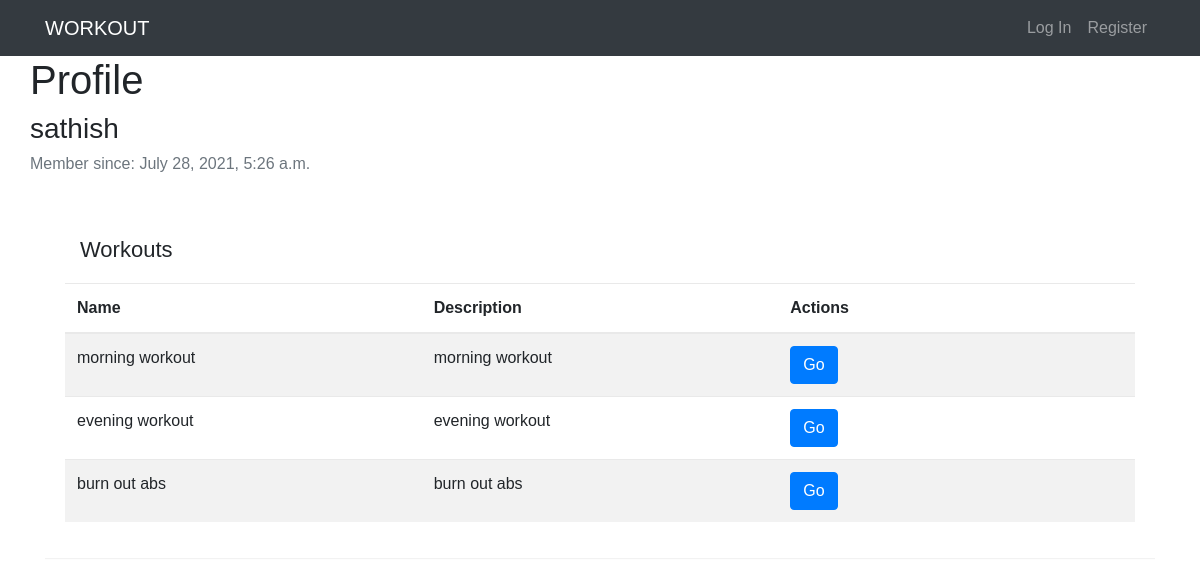
The app's page /profile/sathish with its own data.
### muscle/models.py (models this page shows)
class User(AbstractUser):
    def serialize(self):
        return {
            "id": self.id,
            "username": self.username,
            "email": self.email,
            "date_joined": self.date_joined
        }

class Workout(models.Model):
    code = models.CharField(max_length=5, primary_key=True)
    author = models.ForeignKey("User", on_delete=models.CASCADE, related_name="author")
    name = models.CharField(max_length=255)
    description = models.TextField(blank=True)

### muscle/views.py (the view)
# urls.py: path("profile/<str:username>", views.profile, name="profile"),
def profile(request, username):
    try:
        user = User.objects.get(username=username)
    except User.DoesNotExist:
        return render(request, "muscle/error.html", {
                "message": "User does not exist."
        })
    workouts = Workout.objects.filter(author=user).all()
    user = user.serialize()
    context = {
        'profile_user': user,
        'workouts': workouts
    }
    return render(request, "muscle/profile.html", context)

### muscle/templates/muscle/profile.html (shortened to what this page needs)
{% extends "muscle/layout.html" %}
{% load static %}
{% block body %}
    <div class="row">
        <h1>Profile</h1>
    </div>
    <div class="row">
        <h3>{{ profile_user.username }}</h3>
    </div>
    <div class="row">
        <h6 class="text-muted">Member since: {{ profile_user.date_joined }}</h6>
    </div>
    <div class="row">
        <div class="container-xl">
            <div class="table-responsive">
                <div class="table-wrapper">
                    <div class="table-title">
                        <div class="col-sm-8"><h2>Workouts</h2></div>
                    </div>
                    <table class="table table-striped table-hover">
                        <thead>
                            <tr>
                                <th>Name</th>
                                <th>Description</th>
                                <th>Actions</th>
                            </tr>
                        </thead>
                        <tbody>
                            {% for workout in workouts %}
                            <tr>
                                <td>{{ workout.name }}</td>
                                <td>{{ workout.description }}</td>
                                <td>
                                    <a href="{% url 'workout' workout_id=workout.pk %}">
                                        <button class="btn btn-primary">Go</button>
                                    </a>
                                </td>
                            </tr>
                            {% endfor %}
                        </tbody>
                    </table>
                </div>
            </div>
        </div>
    </div>
{% endblock %}

### muscle/static/muscle/styles.css (style rules this page uses)
.table-wrapper { width: 100%; margin: 30px auto; background: #fff; padding: 20px; box-shadow: 0 1px 1px rgba(0,0,0,.05); }
.table-title { padding-bottom: 10px; margin: 0 0 10px; }
.table-title h2 { margin: 6px 0 0; font-size: 22px; }
table.table { table-layout: fixed; }
table.table tr th, table.table tr td { border-color: #e9e9e9; }
table.table td a { cursor: pointer; display: inline-block; min-width: 24px; }

### muscle/static/muscle/play.css (style rules this page uses)
body { font-family: sans-serif; }

### records on screen
User: username "sathish", date_joined "July 28, 2021, 5:26 a.m."
Workout: name "morning workout", description "morning workout"
Workout: name "evening workout", description "evening workout"
Workout: name "burn out abs", description "burn out abs"
